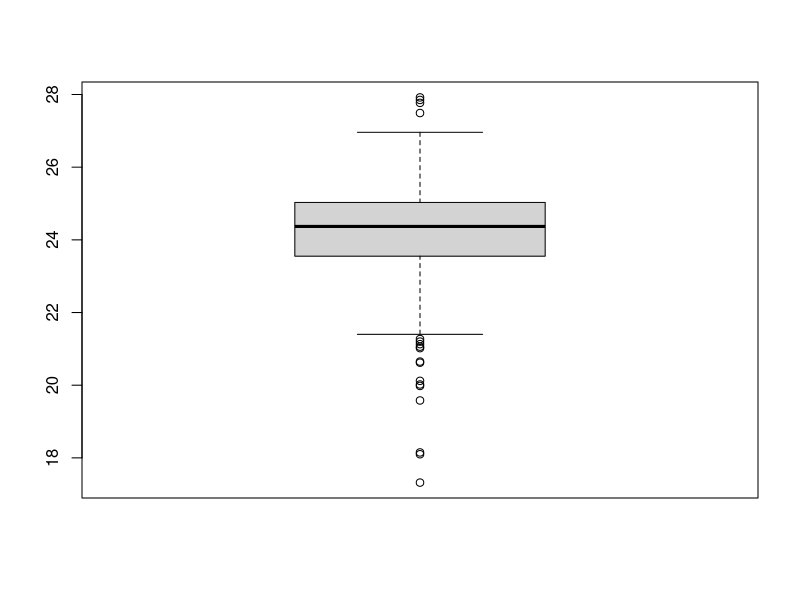
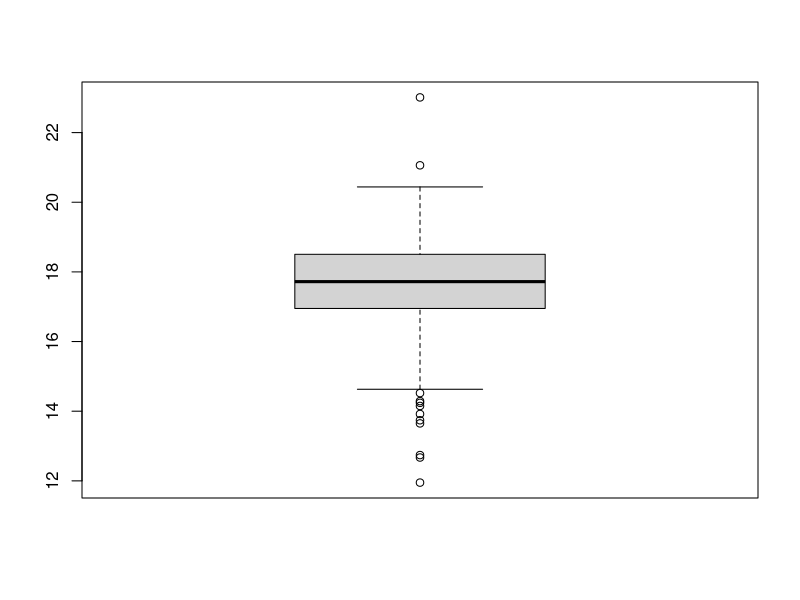

These figures' R source, in order:
# Clase Semana 8
# Revisar longitud y ancho de la semillas
# Encino rojo

semilla <- read.csv("Clases/BaseDeDatos_estadistica.csv", header=T)


mean(semilla$Longitud_mm)
mean(semilla$Diametro_mm)

boxplot(semilla$Longitud_mm)
boxplot(semilla$Diametro_mm)


# Indetificar los cuantiles Longitud
quantile(semilla$Longitud_mm, 0.25)
quantile(semilla$Longitud_mm, 0.5)
quantile(semilla$Longitud_mm, 0.75)
quantile(semilla$Longitud_mm, 1)


# Indetificar los cuantiles Diametro
quantile(semilla$Diametro_mm, 0.25)
quantile(semilla$Diametro_mm, 0.5)
quantile(semilla$Diametro_mm, 0.75)
quantile(semilla$Diametro_mm, 1)



# Tablas de frecuencia para semillas

numero <- table(semilla$Cond)
round(numero/6,1)